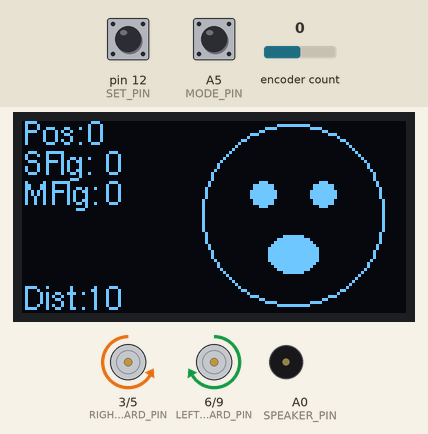
Recording of a sketch running on a simulated Arduino Nano, built with avr-gcc and run on an emulated ATmega328P. On the bench: 128×64 one-colour display, motor-driver pin pairs drawn as motors (green arrow = first pin HIGH = forward, orange = second pin HIGH = backward, longer = more drive), buzzer (waves = sounding). Inputs (shaded band) come from the test bench; at power-on: encoder count 0, pin 12 (SET_PIN) HIGH, A5 (MODE_PIN) HIGH. Random numbers use the default seed unless the sketch sets one.

Above: at 1.2 s.
1.3 s: encoder count set to 1
At 3.24 s:
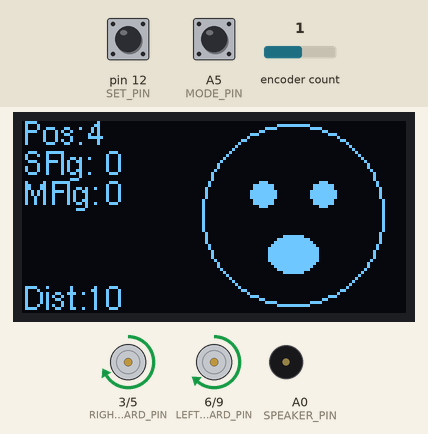
3.7 s: pin 12 (SET_PIN) pulled LOW for 3.2 s
At 7.41 s:
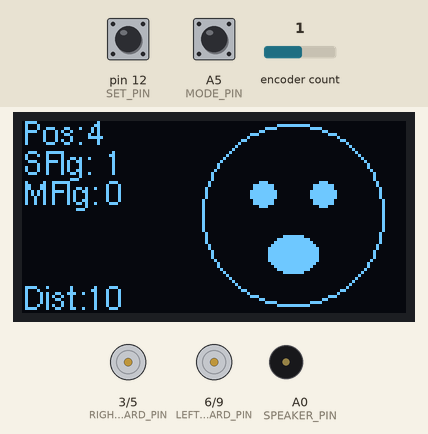
7.5 s: A5 (MODE_PIN) pulled LOW for 3.2 s
At 9.56 s:
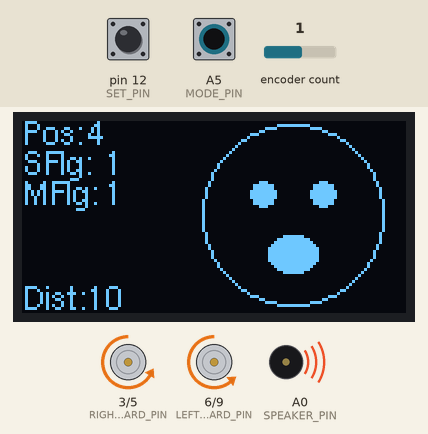
11.3 s: encoder count set to 2
At 13.1 s:
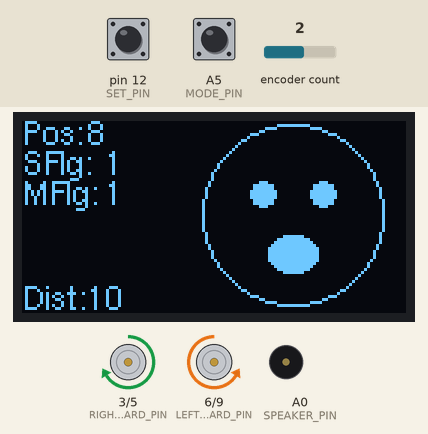
13.9 s: encoder count set to 3
At 15.85 s:
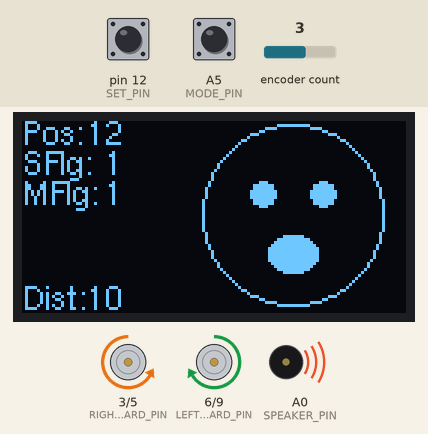
16.9 s: pin 12 (SET_PIN) pulled LOW for 3.2 s
At 20.37 s:
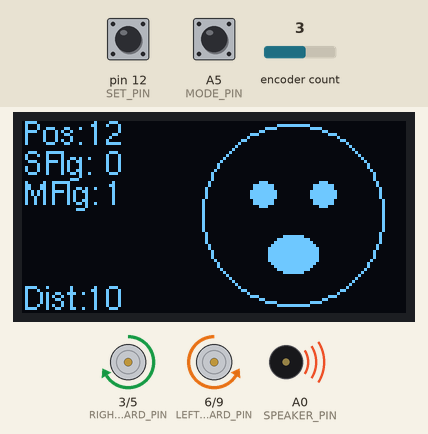
Timing chart, 0 to 21.7 s (numbered marks = the images above; inputs shaded):
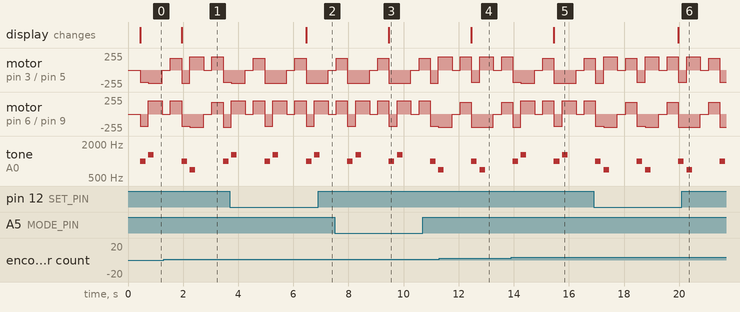

Measured:
- after the input at 1.3 s, the display: changes after 0.64 s (image 1)
- after the input at 3.7 s, the display: changes after 2.8 s (image 2)
- after the input at 7.5 s, the display: changes after 2.0 s (image 3)
- after the input at 11.3 s, the display: changes after 1.2 s (image 4)
- after the input at 13.9 s, the display: changes after 1.6 s (image 5)
- after the input at 16.9 s, the display: changes after 3.1 s (image 6)
- by itself, tone on A0 (SPEAKER_PIN): repeats every 1.5 s: silent 0.10 s, 700 Hz 0.20 s, silent 1.0 s, 1000 Hz 0.20 s

The sketch:

_10-oled-face-ping-bot.ino
```cpp
/*
 * Use this test to verify that all the connections (except the moters) are working.
 * Verify that the OLED display is working
 * Verify Mode and Set buttons work (you can press them and see screen indicators change)
 * Verify Encoder (a screen values updates)
 * Verify Ping sensor (a screen values updates)
 * Verify Speaker (a tone plays if you are within a specific distance)
 */
#include <Arduino.h>
//// https://github.com/olikraus/u8g2/wiki
#include <U8g2lib.h>
#include <SPI.h>
// #include <NewPing.h>
#include <Encoder.h>
// https://github.com/thomasfredericks/Bounce2
#include <Bounce2.h>

// motor pins - they must be on the PWM pins 3,5,6,9
#define RIGHT_FORWARD_PIN 3
#define RIGHT_REVERSE_PIN 5
#define LEFT_FORWARD_PIN 6
#define LEFT_REVERSE_PIN 9

// order on OLED - GND, VCC, SCL, SDA, RDS, DC, CS
#define SCL_PIN 13 // SCL clock - 3rd from bottom
#define SDA_PIN 11 // SDA, Data, MOSI - must be on pin 11 on the Nano
#define RDS_PIN 10 // DC moved from pin 9 which is needed as a PWM pin
// skip 9 for PWM
#define DC_PIN 8 // DC moved from pin 9 which is needed as a PWM pin
#define CS_PIN 7 // chip select top

// https://github.com/olikraus/u8g2/wiki/u8x8setupcpp#constructor-reference
// We are using the 128 byte 4 wire Hardware SPI (pin 11 and 13 impiled) with no screen rotation which only uses 27% of dynamic memory
U8G2_SSD1306_128X64_NONAME_1_4W_HW_SPI u8g2(U8G2_R0, CS_PIN, DC_PIN, RDS_PIN);

#define TRIGGER_PIN  A2  // Arduino pin tied to trigger pin on the ultrasonic sensor.
#define ECHO_PIN     A3  // Arduino pin tied to echo pin on the ultrasonic sensor.
#define MAX_DISTANCE 200 // Maximum distance we want to ping for (in centimeters). Maximum sensor distance is rated at 400-500cm.
// NewPing sonar(TRIGGER_PIN, ECHO_PIN, MAX_DISTANCE); // NewPing setup of pins and maximum distance.

//   Good Performance: only the first pin has interrupt capability
// we use just one interrupt pin for good performance
#define ENC_A_PIN 2 // an interrupt pin
#define ENC_B_PIN 4 // not an interrupt pin
Encoder myEnc(ENC_A_PIN, ENC_B_PIN);

long oldPosition  = -999;

/* this is the mode of the robot
0 = running with faces
1 = set forward speed
2 = set turn distance
3 = set turn distance
4 = set turn speed
5 = debug mode
*/
byte mode = 0; // default mode on power up
byte mode_count = 6;

#define SET_PIN 12 // set the current encoder value to be the new variable
#define MODE_PIN A5 // change the programming mode - note that A6 and A7 don't have an INPUT_PULLUP
Bounce debouncer_set = Bounce();
Bounce debouncer_mode = Bounce();

// speaker or piezo speaker
#define SPEAKER_PIN A0

int dist_to_object; // distance in CM from the Ping sensor
int turning_flag;
int turn_threshold = 16; // distance that we turn
int forward_power_level = 180; // try a number from 100 to 255 for 4 AA batteries forard motors PWM on signal

int turn_delay = 500; // time to turn in milliseconds
int turn_power_level = 200; // power while turning


// 0 means no, 1 means yes
unsigned char change_mode_flag = 0;
unsigned char change_set_flag = 0;
unsigned int know_value = 0;

// this is the mode of the robot 0 = running, 1,2,3 are set modes
int counter; // main loop counter
#define FACE_CENTER 90 // center of face in the horizontal (X) direction

void setup() {
  // Turn these pins on for PWM OUTPUT
  // you can use digitalWrite for testing if the PWM pins are not free
  pinMode(RIGHT_FORWARD_PIN, OUTPUT);
  pinMode(RIGHT_REVERSE_PIN, OUTPUT);
  pinMode(LEFT_FORWARD_PIN, OUTPUT);
  pinMode(LEFT_REVERSE_PIN, OUTPUT);
  // turn all the motors off
  analogWrite(RIGHT_FORWARD_PIN, 0);
  analogWrite(RIGHT_REVERSE_PIN, 0);
  analogWrite(LEFT_FORWARD_PIN, 0);
  analogWrite(LEFT_REVERSE_PIN, 0);
  // for debugging.  The output will appear on the serial monitor
  // To open the serial monitor, click the magnafing glass icon in the upper right corner

  u8g2.begin();
  // Set font to Helvetica regular 8 pixel font
  // For other options see https://github.com/olikraus/u8g2/wiki/fntlistall#8-pixel-height
  u8g2.setFont(u8g2_font_helvR08_tf);

  pinMode(SET_PIN, INPUT_PULLUP);
  pinMode(MODE_PIN, INPUT_PULLUP);
  debouncer_set.attach(SET_PIN, INPUT_PULLUP); // Attach the debouncer to a pin with INPUT_PULLUP mode
  debouncer_set.interval(25); // Use a debounce interval of 25 milliseconds

  debouncer_mode.attach(MODE_PIN, INPUT_PULLUP); // Attach the debouncer to a pin with INPUT_PULLUP mode
  debouncer_mode.interval(10); // Use a debounce interval of 25 milliseconds
  randomSeed(analogRead(6)); // seed with staic on Analog 6
  Serial.begin(9600);      // open the serial port at 9600 bps
}

void loop () {

  // get a non-zero distance
  do {
    delay(33);
    dist_to_object = 10; // sonar.ping_cm();
  } while (dist_to_object == 0);

  if (dist_to_object < turn_threshold) turning_flag = 1; else turning_flag = 0;

  debouncer_set.update(); // Update the Bounce instance
  if (debouncer_set.fell()) {
     // tone(SPEAKER_PIN, 2000, 200);
     change_set_flag = !change_set_flag;
  }   // Call code if button transitions from HIGH (default) to LOW

  debouncer_mode.update();
  if (debouncer_mode.fell()) {
    // tone(SPEAKER_PIN, 3000, 200);
    change_mode_flag = !change_mode_flag;  // Call code if button transitions from HIGH to LOW
  }

  long newPosition = myEnc.read();
  newPosition = newPosition % 255;
  byte stop_value = newPosition/4;
  byte mode = stop_value % mode_count;
  byte random_number;

  // if (mode == 0)  then do this in final
    u8g2.firstPage();
    do {
        // Face
        // u8g2.drawFilledEllipse(63,31,20,28);
        u8g2.drawCircle(FACE_CENTER,31,30,U8G2_DRAW_ALL);
        // eyes
        u8g2.drawFilledEllipse(FACE_CENTER - 10,24,4,4);
        u8g2.drawFilledEllipse(FACE_CENTER + 10,24,4,4);
        // mouth
        if (turning_flag)
           u8g2.drawFilledEllipse(FACE_CENTER,44,8,6); // shock
           else u8g2.drawCircle(FACE_CENTER,40, 10, U8G2_DRAW_LOWER_LEFT|U8G2_DRAW_LOWER_RIGHT);  // lower have of circle for smile

        // rotery encoder
        u8g2.drawStr(0,8,"Pos:");
        u8g2.setCursor(22,8);
        u8g2.print(newPosition);

        // set
        u8g2.drawStr(0,18,"SFlg:");
        u8g2.setCursor(28,18);
        u8g2.print(change_set_flag);

        // mode
        u8g2.drawStr(0,28,"MFlg:");
        u8g2.setCursor(28,28);
        u8g2.print(change_mode_flag);

        // ping sensor
        u8g2.drawStr(0,63,"Dist:");
        u8g2.setCursor(22,63);
        u8g2.print(dist_to_object);
    } while ( u8g2.nextPage() );


    if (turning_flag) {
      tone(SPEAKER_PIN, 1000, 200);
      move_reverse();
      delay(300);
      random_number = random(2);
      if ( random_number == 0) {
          tone(SPEAKER_PIN, 1300, 200);
          turn_right();
          }
        else {
          tone(SPEAKER_PIN, 700, 200);
          turn_left();
        }
      delay(300);
      move_forward();
    }
//    counter++;
}

void move_forward() {
  //Serial.println("moving forward");
  analogWrite(RIGHT_FORWARD_PIN, forward_power_level);
  analogWrite(RIGHT_REVERSE_PIN, LOW);
  analogWrite(LEFT_FORWARD_PIN, forward_power_level);
  analogWrite(LEFT_REVERSE_PIN, LOW);
}

void move_reverse() {
  //Serial.println("moving forward");
  analogWrite(RIGHT_FORWARD_PIN, LOW);
  analogWrite(RIGHT_REVERSE_PIN, forward_power_level);
  analogWrite(LEFT_FORWARD_PIN, LOW);
  analogWrite(LEFT_REVERSE_PIN, forward_power_level);
}

void turn_right() {
  //Serial.println("turning right");
  analogWrite(RIGHT_FORWARD_PIN, LOW);
  analogWrite(RIGHT_REVERSE_PIN, turn_power_level);
  analogWrite(LEFT_FORWARD_PIN, turn_power_level);
  analogWrite(LEFT_REVERSE_PIN, LOW);
  delay(turn_delay);
 all_motors_off();
}

void turn_left() {
  //Serial.println("turning right");
  analogWrite(RIGHT_FORWARD_PIN, turn_power_level);
  analogWrite(RIGHT_REVERSE_PIN, LOW);
  analogWrite(LEFT_FORWARD_PIN, LOW);
  analogWrite(LEFT_REVERSE_PIN, turn_power_level);
  delay(turn_delay);
 all_motors_off();
}

void all_motors_off() {
  //Serial.println("All motors turning off");
  analogWrite(RIGHT_FORWARD_PIN, 0);
  analogWrite(RIGHT_REVERSE_PIN, 0);
  analogWrite(LEFT_FORWARD_PIN, 0);
  analogWrite(LEFT_REVERSE_PIN, 0);
}
```
